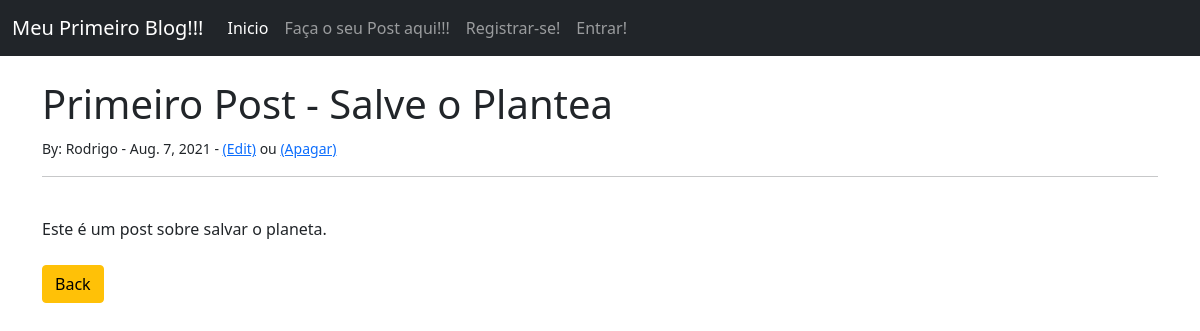
/article/1, run on an earlier commit of the app's database.
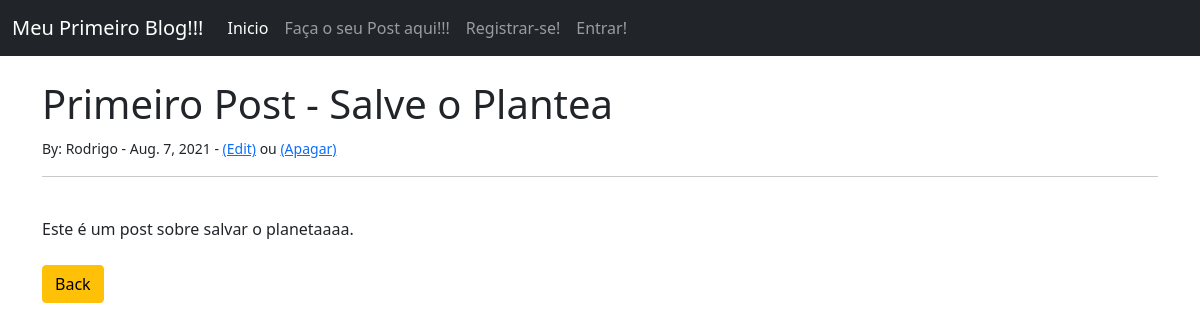
And on a later commit of the database.
### MeuBlog/models.py (models this page shows, shortened)
class Post(models.Model):
    title = models.CharField(max_length=255)
    title_tag = models.CharField(max_length=255, default=" ")
    author = models.ForeignKey(User, on_delete=models.CASCADE)
    body = models.TextField()
    post_date = models.DateField(auto_now_add=True)

### MeuBlog/views.py (the view)
# urls.py: path('article/<int:pk>', ArticleDetailView.as_view(), name='article-detail'),
class ArticleDetailView(DetailView):
    model = Post
    template_name = 'article_details.html'

### MeuBlog/templates/article_details.html (shortened to what this page needs)
{% extends 'base.html' %}
{% block content %}
<h1>{{ post.title }}</h1>
<small>By:
    {{ post.author.first_name }}
    {{ post.author.last_name }} -
    {{ post.post_date }} -
    <a href="{% url 'update_post' post.pk %}">(Edit)</a>
<str> ou </str>
<a href="{% url 'delete_post' post.pk %}">(Apagar)</a></small><br/>
<hr>
<br/>
{{ post.body }}
<br/><br/>
<a href="{% url 'home' %}" class="btn btn-warning">
Back</a>
{% endblock %}

What changed in the data, as far as the page shows it:
changed Post "Primeiro Post - Salve o Plantea": body "Este é um post sobre salvar o planeta." → "Este é um post sobre salvar o planetaaaa."
